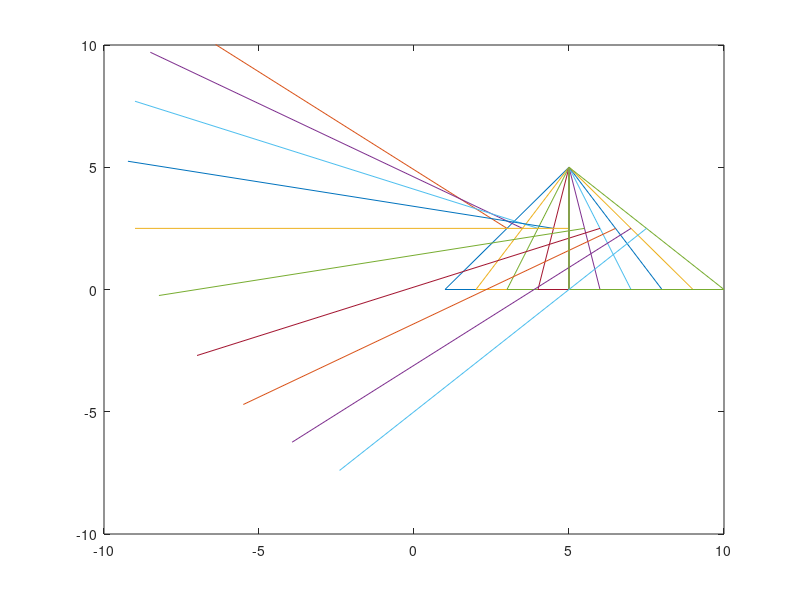

MATLAB code for this plot:

figure
l1=14;
l2=4;
q1_Position=[5 5];


for i=1:10     
    x(1) = q1_Position(1);
    y(1) = q1_Position(2);
    x(2) = q1_Position(1);
    y(2) = 0;
    x(3) = 0+i; 
    y(3) = 0;
    x(4) = q1_Position(1); 
    y(4) = q1_Position(2);
   
    mid_Hip_x=(q1_Position(1)-x(3))/2;
    mid_Hip_y=(q1_Position(2)-y(3))/2;
    
    slope=(y(3)-q1_Position(2))/(x(3)-q1_Position(1));
    deg=atand(slope);

    plot(x(:),y(:));
    hold on 
    
    foot_q1_distance=sqrt(((x(1)-x(2))^2)-(y(1)-y(2))^2);
    c=sqrt(l1^2-(foot_q1_distance/2));
    

    if (x(3)<q1_Position(1))
        plot ([mid_Hip_x+x(3) (mid_Hip_x+x(3))+(c*cosd(90+deg))], [mid_Hip_y+y(3) (mid_Hip_y+y(3))+(c*sind(90+deg))]);
    else
        plot ([mid_Hip_x+x(3) (mid_Hip_x+x(3))+(-c*cosd(90+deg))], [mid_Hip_y+y(3) (mid_Hip_y+y(3))+(-c*sind(90+deg))]);
    end
    xlim([-10 10]);
    ylim([-10 10]);
%     title(['Posture with  q1:  ' num2str(rad2deg(q1_F_Uplimit))  'and    q2:  ' num2str(rad2deg(q2_F_Uplimit)) '  (deg) '])
%     xlabel('cm')
%     ylabel('cm')

    hold on
end
